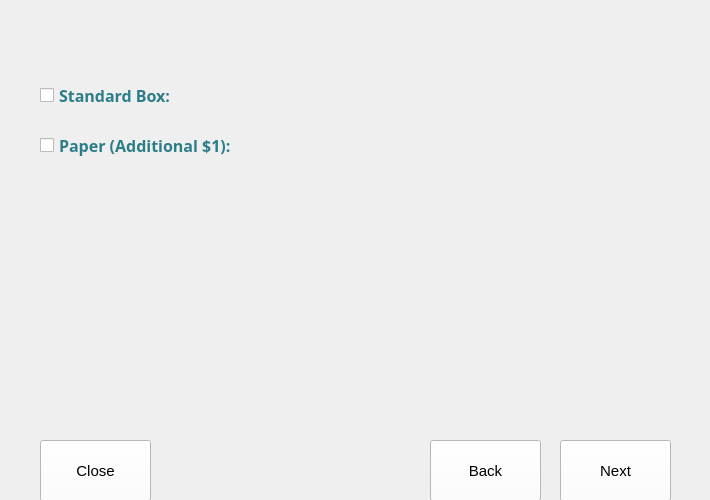
<?xml version="1.0" encoding="UTF-8"?>
<ui version="4.0">
 <class>Form</class>
 <widget class="QWidget" name="Form">
  <property name="geometry">
   <rect>
    <x>0</x>
    <y>0</y>
    <width>710</width>
    <height>500</height>
   </rect>
  </property>
  <property name="font">
   <font>
    <italic>false</italic>
   </font>
  </property>
  <property name="windowTitle">
   <string>Form</string>
  </property>
  <widget class="QCheckBox" name="checkBox">
   <property name="geometry">
    <rect>
     <x>40</x>
     <y>80</y>
     <width>341</width>
     <height>31</height>
    </rect>
   </property>
   <property name="font">
    <font>
     <family>Bahnschrift SemiBold</family>
     <pointsize>12</pointsize>
     <weight>75</weight>
     <bold>true</bold>
    </font>
   </property>
   <property name="styleSheet">
    <string notr="true">QCheckBox {color: rgb(43,126,136)}
</string>
   </property>
   <property name="text">
    <string>Standard Box: </string>
   </property>
  </widget>
  <widget class="QCheckBox" name="checkBox_2">
   <property name="geometry">
    <rect>
     <x>40</x>
     <y>130</y>
     <width>341</width>
     <height>31</height>
    </rect>
   </property>
   <property name="font">
    <font>
     <family>Bahnschrift SemiBold</family>
     <pointsize>12</pointsize>
     <weight>75</weight>
     <bold>true</bold>
    </font>
   </property>
   <property name="styleSheet">
    <string notr="true">QCheckBox {color: rgb(43,126,136)}</string>
   </property>
   <property name="text">
    <string>Paper (Additional $1):</string>
   </property>
  </widget>
  <widget class="QPushButton" name="backButton">
   <property name="geometry">
    <rect>
     <x>430</x>
     <y>440</y>
     <width>111</width>
     <height>61</height>
    </rect>
   </property>
   <property name="font">
    <font>
     <pointsize>11</pointsize>
    </font>
   </property>
   <property name="styleSheet">
    <string notr="true">QPushButton{background:white}
QPushButton:hover{background:rgb(245, 245, 245)}</string>
   </property>
   <property name="text">
    <string>Back</string>
   </property>
  </widget>
  <widget class="QPushButton" name="closeButton">
   <property name="geometry">
    <rect>
     <x>40</x>
     <y>440</y>
     <width>111</width>
     <height>61</height>
    </rect>
   </property>
   <property name="font">
    <font>
     <pointsize>11</pointsize>
    </font>
   </property>
   <property name="styleSheet">
    <string notr="true">QPushButton{background:white}
QPushButton:hover{background:rgb(245, 245, 245)}</string>
   </property>
   <property name="text">
    <string>Close</string>
   </property>
  </widget>
  <widget class="QLabel" name="label">
   <property name="geometry">
    <rect>
     <x>9</x>
     <y>15</y>
     <width>38</width>
     <height>16</height>
    </rect>
   </property>
   <property name="text">
    <string/>
   </property>
  </widget>
  <widget class="QLabel" name="label_2">
   <property name="geometry">
    <rect>
     <x>8</x>
     <y>34</y>
     <width>35</width>
     <height>20</height>
    </rect>
   </property>
   <property name="text">
    <string/>
   </property>
  </widget>
  <widget class="QLabel" name="label_3">
   <property name="geometry">
    <rect>
     <x>6</x>
     <y>51</y>
     <width>35</width>
     <height>20</height>
    </rect>
   </property>
   <property name="text">
    <string/>
   </property>
  </widget>
  <widget class="QLabel" name="label_4">
   <property name="geometry">
    <rect>
     <x>15</x>
     <y>77</y>
     <width>35</width>
     <height>20</height>
    </rect>
   </property>
   <property name="text">
    <string/>
   </property>
  </widget>
  <widget class="QLabel" name="label_5">
   <property name="geometry">
    <rect>
     <x>12</x>
     <y>92</y>
     <width>35</width>
     <height>20</height>
    </rect>
   </property>
   <property name="text">
    <string/>
   </property>
  </widget>
  <widget class="QLabel" name="label_6">
   <property name="geometry">
    <rect>
     <x>11</x>
     <y>115</y>
     <width>35</width>
     <height>19</height>
    </rect>
   </property>
   <property name="text">
    <string/>
   </property>
  </widget>
  <widget class="QLabel" name="label_7">
   <property name="geometry">
    <rect>
     <x>6</x>
     <y>132</y>
     <width>35</width>
     <height>20</height>
    </rect>
   </property>
   <property name="text">
    <string/>
   </property>
  </widget>
  <widget class="QLabel" name="label_8">
   <property name="geometry">
    <rect>
     <x>12</x>
     <y>151</y>
     <width>35</width>
     <height>20</height>
    </rect>
   </property>
   <property name="text">
    <string/>
   </property>
  </widget>
  <widget class="QLabel" name="label_9">
   <property name="geometry">
    <rect>
     <x>12</x>
     <y>170</y>
     <width>35</width>
     <height>20</height>
    </rect>
   </property>
   <property name="text">
    <string/>
   </property>
  </widget>
  <widget class="QLabel" name="label_10">
   <property name="geometry">
    <rect>
     <x>10</x>
     <y>193</y>
     <width>41</width>
     <height>17</height>
    </rect>
   </property>
   <property name="text">
    <string/>
   </property>
  </widget>
  <widget class="QPushButton" name="nextButton">
   <property name="geometry">
    <rect>
     <x>560</x>
     <y>440</y>
     <width>111</width>
     <height>61</height>
    </rect>
   </property>
   <property name="font">
    <font>
     <pointsize>11</pointsize>
    </font>
   </property>
   <property name="styleSheet">
    <string notr="true">QPushButton{background:white}
QPushButton:hover{background:rgb(245, 245, 245)}</string>
   </property>
   <property name="text">
    <string>Next</string>
   </property>
  </widget>
  <widget class="QLabel" name="label_11">
   <property name="geometry">
    <rect>
     <x>40</x>
     <y>180</y>
     <width>481</width>
     <height>31</height>
    </rect>
   </property>
   <property name="font">
    <font>
     <family>Segoe MDL2 Assets</family>
     <pointsize>10</pointsize>
     <weight>75</weight>
     <italic>true</italic>
     <bold>true</bold>
    </font>
   </property>
   <property name="styleSheet">
    <string notr="true">QLabel{color:rgb(193,39,45)}</string>
   </property>
   <property name="text">
    <string/>
   </property>
  </widget>
 </widget>
 <resources/>
 <connections/>
</ui>
